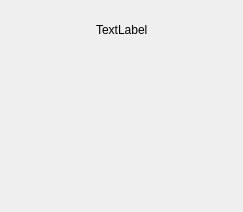
<?xml version="1.0" encoding="UTF-8"?>
<ui version="4.0">
 <class>DlgGetPassword</class>
 <widget class="QDialog" name="DlgGetPassword">
  <property name="geometry">
   <rect>
    <x>0</x>
    <y>0</y>
    <width>243</width>
    <height>212</height>
   </rect>
  </property>
  <property name="windowTitle">
   <string>Dialog</string>
  </property>
  <layout class="QVBoxLayout" name="verticalLayout">
   <item>
    <widget class="QWidget" name="widget_2" native="true">
     <layout class="QHBoxLayout" name="horizontalLayout">
      <item>
       <spacer name="horizontalSpacer">
        <property name="orientation">
         <enum>Qt::Horizontal</enum>
        </property>
        <property name="sizeHint" stdset="0">
         <size>
          <width>72</width>
          <height>20</height>
         </size>
        </property>
       </spacer>
      </item>
      <item>
       <widget class="QLabel" name="lbText">
        <property name="text">
         <string>TextLabel</string>
        </property>
       </widget>
      </item>
      <item>
       <spacer name="horizontalSpacer_2">
        <property name="orientation">
         <enum>Qt::Horizontal</enum>
        </property>
        <property name="sizeHint" stdset="0">
         <size>
          <width>71</width>
          <height>20</height>
         </size>
        </property>
       </spacer>
      </item>
     </layout>
    </widget>
   </item>
   <item>
    <widget class="WdtNumpad" name="widget" native="true">
     <property name="sizePolicy">
      <sizepolicy hsizetype="Preferred" vsizetype="Preferred">
       <horstretch>0</horstretch>
       <verstretch>1</verstretch>
      </sizepolicy>
     </property>
    </widget>
   </item>
  </layout>
 </widget>
 <customwidgets>
  <customwidget>
   <class>WdtNumpad</class>
   <extends>QWidget</extends>
   <header location="global">wdtnumpad.h</header>
   <container>1</container>
  </customwidget>
 </customwidgets>
 <resources/>
 <connections/>
</ui>
